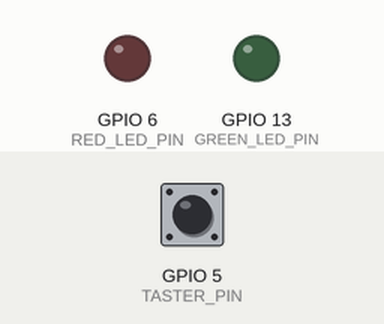
Simulated run of this program. Board: Raspberry Pi (BCM pin numbers). Shown: output pins drawn as LEDs (lit = HIGH). Inputs (shaded band) come from the test bench; at power-on: GPIO 5 (TASTER_PIN) HIGH.

Above: at 1.2 s.
1.3 s: GPIO 5 (TASTER_PIN) pulled LOW for 0.15 s
At 2.46 s:
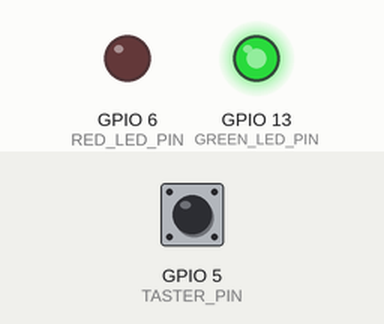
At 4.5 s:
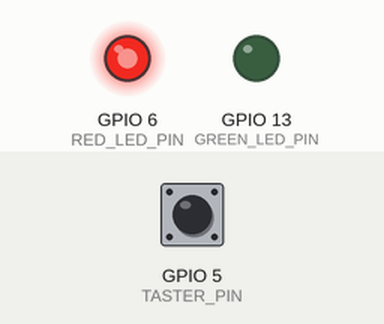
6.8 s: GPIO 5 (TASTER_PIN) pulled LOW for 1 s
At 7.3 s:
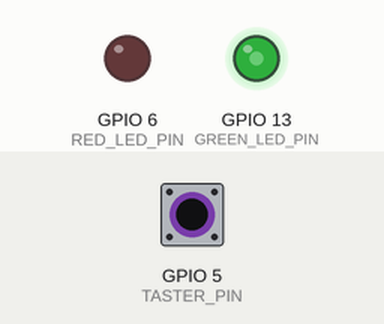
Timing chart, 0 to 12.4 s (numbered marks = the images above; inputs shaded):
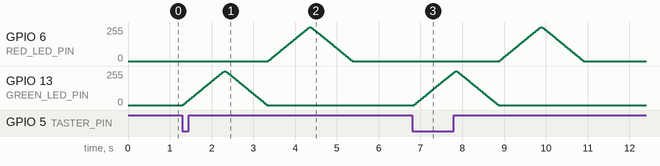

Measured:
- after the input at 1.3 s, GPIO 6 (RED_LED_PIN), GPIO 13 (GREEN_LED_PIN): rises from 0/255 to 255/255 in 0.98 s, then falls to 0/255 in 1.0 s
- after the input at 6.8 s, GPIO 6 (RED_LED_PIN), GPIO 13 (GREEN_LED_PIN): rises from 0/255 to 255/255 in 0.98 s, then falls to 0/255 in 1.0 s

The program:

LED_Taster.py
```python
#!/usr/bin/python3

# ------------------------------------------------------------------
# Name  : LED_Taster.py
# Source: https://raw.githubusercontent.com/walter-rothlin/RaspberryPi4PiPlates/master/Python_Raspberry/01_GPIO_IN_OUT/LED_Taster.py
#
# Description: LED_Taster
#
# GPIO PIN Belegung:     http://www.peterliwiese.ch/img/GPIO_RPi.png
# GPIO Simple Schaltung: http://www.peterliwiese.ch/img/RPi_GPIO_LED_Switch_schema.png
#
# Autor: Walter Rothlin
#
# History:
# 28-Sep-2025   Walter Rothlin    Initial Version
# 27-Jul-2026   Walter Rothlin    Changes for Levin Hofmann
#
# ------------------------------------------------------------------
import time
import RPi.GPIO as GPIO

# GPIO Setup
GPIO.setmode(GPIO.BCM)
GPIO.setwarnings(False)

RED_LED_PIN = 6
GREEN_LED_PIN = 13
TASTER_PIN = 5

# Taster als Eingang mit internem Pull-Up
GPIO.setup(TASTER_PIN, GPIO.IN, pull_up_down=GPIO.PUD_UP)

# LEDs als Ausgang
GPIO.setup(RED_LED_PIN, GPIO.OUT)
GPIO.setup(GREEN_LED_PIN, GPIO.OUT)

# PWM-Setup (0-100% Duty Cycle)
red_pwm = GPIO.PWM(RED_LED_PIN, 1000)  # 1 kHz
green_pwm = GPIO.PWM(GREEN_LED_PIN, 1000)

red_pwm.start(0)  # LEDs aus
green_pwm.start(0)


def fade_led(pwm_led, fade_in=True, duration=1.0, steps=50):
    """Sanft die LED hoch- oder runterdimmen"""
    for i in range(steps + 1):
        if fade_in:
            duty = (i / steps) * 100
        else:
            duty = (1 - i / steps) * 100
        pwm_led.ChangeDutyCycle(duty)
        time.sleep(duration / steps)


try:
    while True:
        if GPIO.input(TASTER_PIN) == 0:
            # Grün LED sanft hoch, Rot LED aus
            fade_led(green_pwm, fade_in=True)
            red_pwm.ChangeDutyCycle(0)

            # Grün LED sanft runter, Rot LED sanft hoch
            fade_led(green_pwm, fade_in=False)
            fade_led(red_pwm, fade_in=True)

            # Rot LED sanft runter
            fade_led(red_pwm, fade_in=False)

            # Warten, bis Taster losgelassen wird
            while GPIO.input(TASTER_PIN) == 0:
                time.sleep(0.05)

        time.sleep(0.05)

except KeyboardInterrupt:
    red_pwm.stop()
    green_pwm.stop()
    GPIO.cleanup()
```
